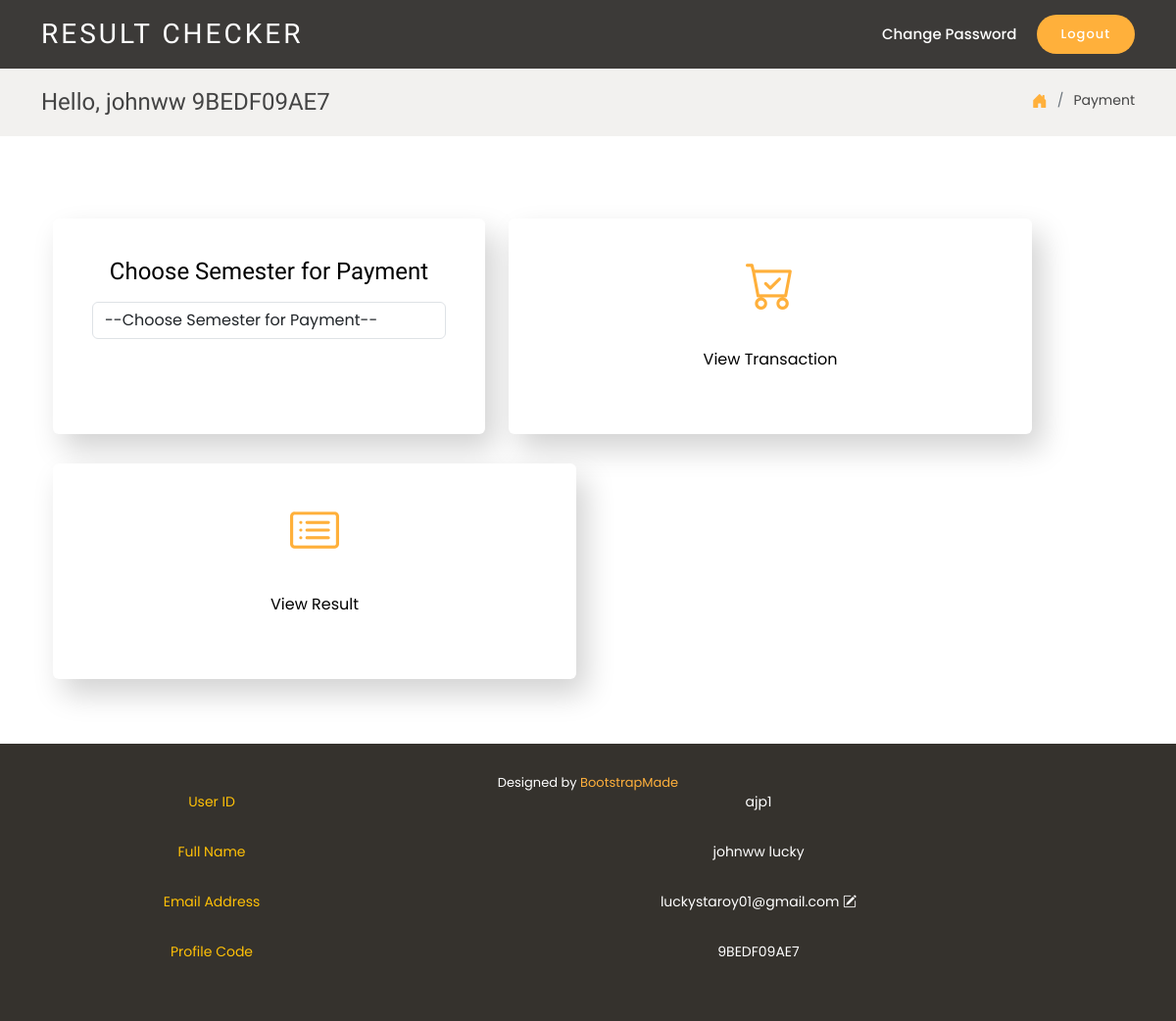
Page /payment (signed in) on the committed database.
### users/models.py (models this page shows, shortened)
class User(AbstractUser):
    username = None
    userid = models.CharField(max_length=150, unique=True, null=True, blank=True)
    email=models.EmailField(max_length=150, null=True,blank=True)
    name=models.CharField(max_length=150, null=True,blank=True)
    duration=models.IntegerField(blank=True,null=True)
    profile_ID=models.CharField(max_length=11, null=True,blank=True)
    created_at = models.DateTimeField(auto_now_add=True,null=True)
    updated_at =  models.DateTimeField(auto_now=True,null=True)
    profile_pic=models.ImageField(default='profilepic.png',null=True,blank=True)
    active= models.BooleanField(default=True,blank=True)
    pass_change = models.BooleanField(default=False,blank=True)
    class Meta:
        ordering = ['-created_at']
        indexes = [
            models.Index(fields=['-created_at']),
        ]
    objects=UserManager( )
    USERNAME_FIELD ='userid'
    REQUIRED_FIELDS=[]

### administrator/decorators.py (the view)
    def wrapper_function(request, *args, **kwargs):
        group= None
        if request.user.groups.exists():
            group = request.user.groups.all()[0].name
        if group == 'admin':
            return redirect('decline')
        else:
            return view_func(request, *args,**kwargs)

### administrator/views.py (called while the page is built)
@login_required(login_url='login')
@student_only
def payment(request):
    date = timezone.now()
    return render(request, 'payment.html',{'date':date})

### templates/payment.html (shortened to what this page needs)
{% extends 'index.html' %}
{% load static %}
{% block content %}
    <section class="breadcrumbs">
        <div class="container">
          <div class="d-flex justify-content-between align-items-center">
            <h2>{% if user.is_authenticated %} Hello, {{user.first_name}} {% endif %} {% if user.groups.all.0.name == 'student' %}<span>{{user.profile_ID}}</span>{% endif %}</h2>
            <ol>
              <li><a href="{% url 'dashboard' %}"><i style='font-size:16px;' class="bi bi-house-door-fill"></i></a></li>
              <li>Payment</li>
            </ol>
          </div>
        </div>
      </section>
      {% include 'msg.html' %}
      <section class="inner-page">
        <div class='container'>
        <div class='row'>
<div class='col-lg-5 col-sm-12 col-md-12'>
  <div class="card border-0 mt-4 p-4">
    <div class="card-body" ><center>
      <h4 class="card-title">Choose Semester for Payment</h4></center>
      <p class="card-text">
        <div class="form-group">
          <select name='semester' class="form-control mt-2" id="semester" required>
            <option value='select'>--Choose Semester for Payment--</option>
          </select>
        </div>
      </p>
    </div>
  </div>
</div>
<div class='col-lg-6 col-sm-12 col-md-12'>
  <a href="{% url 'mypayment' %}">
    <div class="card car border-0 mt-4 p-4">
      <div class="card-body"><center>
        <h4 class="card-title"><i class="bi bi-cart-check"></i></h4>
        <p class="card-text pt-4">View Transaction</p>
      </div>
    </div>
</a>
</div>
<div class='col-lg-6 col-sm-12 col-md-12'>
  <a href="{% url 'viewresult' %}">
    <div class="card car border-0 mt-4 p-4">
      <div class="card-body"><center>
        <h4 class="card-title"><i class="bi bi-card-list"></i></h4>
        <p class="card-text pt-4">View Result</p>
      </div>
    </div>
  </div>
</div>
</div>
</div>
{% endblock content %}

### templates/index.html (shortened to what this page needs)
{% load static %}
<!DOCTYPE html>
<html lang="en">
<head>
  <link href="{% static 'assets/vendor/animate.css/animate.min.css' %}" rel="stylesheet">
  <link href="{% static 'assets/vendor/bootstrap/css/bootstrap.min.css' %}" rel="stylesheet">
  <link href="{% static 'assets/vendor/bootstrap-icons/bootstrap-icons.css' %}" rel="stylesheet">
  <link href="{% static 'assets/css/style.css' %}" rel="stylesheet">
</head>
<body>
  <header id="header" class="fixed-top d-flex align-items-center ">
    <div class="container-fluid container-xl d-flex align-items-center justify-content-between">
      <div class="logo me-auto">
        {% if user.is_authenticated %}
        <h1><a href="{% url 'dashboard' %}">RESULT CHECKER</a></h1>
      </div>
      {% else %}
      <h1><a href="#">RESULT CHECKER</a></h1>
      </div>
      {% endif %}
      <nav id="navbar" class="navbar order-last order-lg-0">
        <ul>
          {% if user.is_authenticated %}
          <li><a class="nav-link scrollto " data-bs-toggle="modal" data-bs-target="#changepassword"  href="#">Change Password</a></li>
          {% endif %}
        </ul>
      </nav>
      {% if user.is_authenticated %}
      <a data-bs-toggle="modal" data-bs-target="#logout"  href="#"  class="book-a-table-btn scrollto">Logout</a>
      {% else %}
      <a  href="{% url 'login' %}"  class="book-a-table-btn scrollto">Login</a>
      {% endif %}
    </div>
  </header>
  <main id="main">
{% block content %}
{% endblock content %}
  </main>
  <footer id="footer">
    <div class="container">
      <div class="credits">
        Designed by <a href="https://bootstrapmade.com/">BootstrapMade</a>
      </div>
      {% if user.is_authenticated %}
        <div class="row col-lg-12 col-sm-12">
          <div class="col-lg-4 col-sm-4  label text-warning ">User ID</div>
          <div class="col-lg-8 col-sm-4 ">{{user.userid}}</div>
        </div>
      <div class="row col-lg-12 col-sm-12">
        <div class="col-lg-4 col-sm-4 label label text-warning">Full Name</div>
        <div class="col-lg-8 col-sm-4 ">{{user.first_name}} {{user.last_name}}</div>
      </div>
      <div class="row col-lg-12 col-sm-12">
          <div class="col-lg-4 col-sm-4  label label text-warning">Email Address</div>
          <div class="col-lg-8 col-sm-4 ">{{user.email}} <i data-bs-toggle="modal" data-bs-target="#email" class='bi bi-pencil-square'></i></div>
        </div>
        <div class="row col-lg-12 col-sm-12">
          <div class="col-lg-4 col-sm-4  label label text-warning">Profile Code</div>
          <div class="col-lg-8 col-sm-4 ">{{user.profile_ID}}</div>
        </div>
        {% endif %}
    </div>
  </footer>
</body>
</html>

### static/assets/css/style.css (style rules this page uses)
body { font-family: "Poppins", sans-serif; color: #444444; }
a { text-decoration: none; color: #ffb03b; }
h1, h2, h3, h4, h5, h6 { font-family: "Satisfy", sans-serif; }
#header { height: 70px; z-index: 997; transition: all 0.5s; padding: 10px 0; background: rgba(26, 24, 22, 0.85); }
#header .logo h1 { font-size: 28px; margin: 0; line-height: 1; font-weight: 400; letter-spacing: 3px; }
#header .logo h1 a, #header .logo h1 a:hover { color: #fff; text-decoration: none; }
.book-a-table-btn { background: #ffb03b; color: #fff; border-radius: 50px; margin: 0 0 0 20px; padding: 10px 25px; font-size: 13px; font-weight: 500; letter-spacing: 1px; transition: 0.3s; white-space: nowrap; }
.navbar { padding: 0; }
.navbar ul { margin: 0; padding: 0; display: flex; list-style: none; align-items: center; }
.navbar li { position: relative; }
.navbar a, .navbar a:focus { display: flex; align-items: center; justify-content: space-between; padding: 10px 0 10px 24px; font-size: 15px; font-weight: 500; color: white; white-space: nowrap; transition: 0.3s; }
section { padding: 60px 0; }
.breadcrumbs { padding: 20px 0; background-color: #f2f1ef; min-height: 40px; margin-top: 70px; }
.breadcrumbs h2 { font-size: 24px; font-weight: 300; margin: 0; }
.breadcrumbs ol { display: flex; flex-wrap: wrap; list-style: none; padding: 0; margin: 0; font-size: 14px; }
.breadcrumbs ol li+li { padding-left: 10px; }
.breadcrumbs ol li+li::before { display: inline-block; padding-right: 10px; color: #6c757d; content: "/"; }
.card { box-shadow: 10px 15px 30px rgba(0, 0, 0, 0.18); transition: all ease-in-out 0.3s; height: 100%; color:black; }
#footer { background: #35322d; color: #fff; font-size: 14px; text-align: center; padding: 30px 0; }
#footer .credits { font-size: 13px; }

### templates/payment.html (style rules this page uses)
.col-sm-12 { margin-bottom:30px; }
.car .bi { font-size: 50px; font-weight: 600; padding: 0; margin: 20px 0; color: #ffb03b; }

### rows in the picture
User: first_name "johnww", profile_ID "9BEDF09AE7", userid "ajp1", last_name "lucky", email "luckystaroy01@gmail.com"
